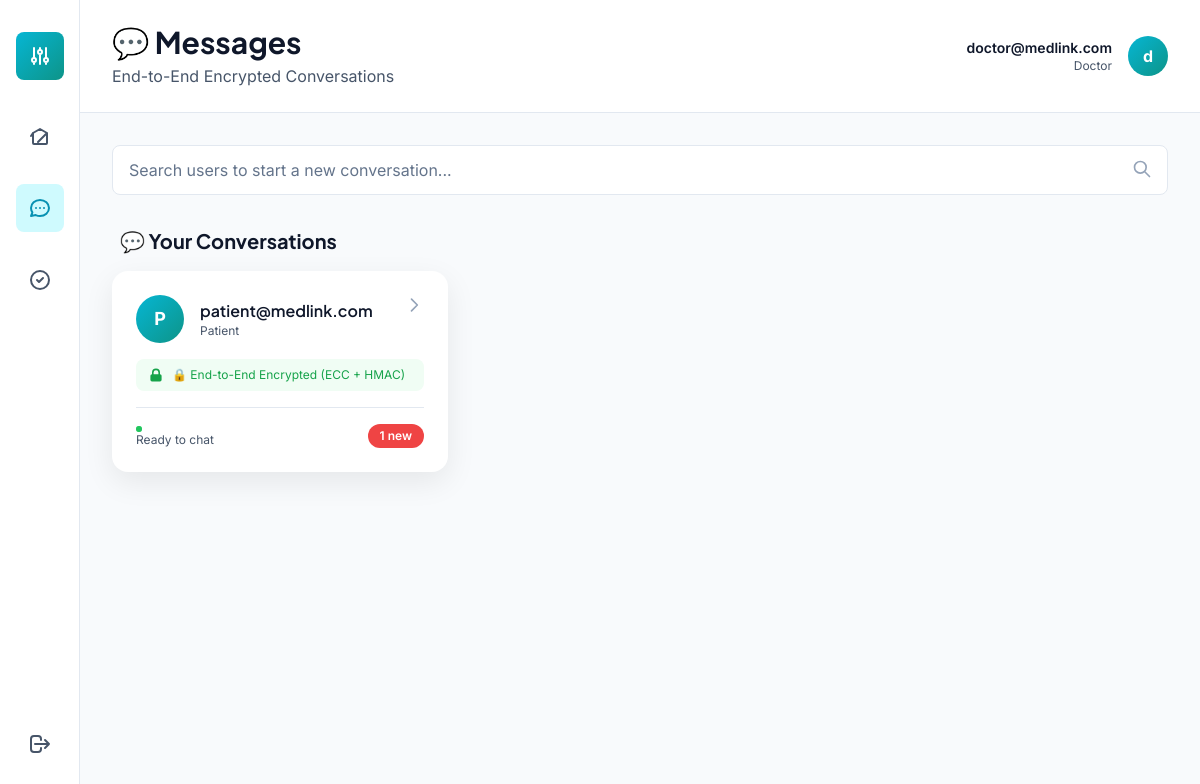
Page /chat-list (signed in) on the committed database.
### models.py (models this page shows, shortened)
class User(db.Model):
    __tablename__ = 'users'
    id = db.Column(db.Integer, primary_key=True)
    username = db.Column(db.String(120), unique=True, nullable=False, index=True)
    role = db.Column(db.String(20), nullable=False)  # 'patient', 'doctor', 'specialist', 'admin'
    password_hash = db.Column(db.String(255), nullable=False)
    encrypted_email = db.Column(db.Text, nullable=True)  # RSA encrypted, only decrypted with private key
    rsa_public_key = db.Column(db.Text, nullable=True)  # JSON: {"e": int, "n": int}
    rsa_private_key = db.Column(db.Text, nullable=True)  # JSON: {"d": int, "n": int} - Stored securely
    ecc_public_key = db.Column(db.Text, nullable=True)  # JSON: {"x": int, "y": int}
    ecc_private_key = db.Column(db.Text, nullable=True)  # JSON: {"k": int} - Stored securely
    public_key = db.Column(db.Text, nullable=True)  # For encryption purposes
    encrypted_profile = db.Column(db.Text, nullable=True)  # Encrypted email/NID
    display_name = db.Column(db.String(120), nullable=True)
    phone = db.Column(db.Text, nullable=True)  # Encrypted
    date_of_birth = db.Column(db.String(20), nullable=True)
    address = db.Column(db.Text, nullable=True)  # Encrypted
    city = db.Column(db.String(100), nullable=True)
    country = db.Column(db.String(100), nullable=True)
    two_fa_enabled = db.Column(db.Boolean, default=False)
    two_fa_challenge = db.Column(db.String(10), nullable=True)
    two_fa_timestamp = db.Column(db.DateTime, nullable=True)
    encrypted_nid = db.Column(db.Text, nullable=True)
    encrypted_blood_group = db.Column(db.Text, nullable=True)
    nid_mac = db.Column(db.String(255), nullable=True)
    license_number = db.Column(db.String(120), nullable=True, index=True)
    license_verified = db.Column(db.Boolean, default=False)
    last_key_rotation = db.Column(db.DateTime, nullable=True)
    is_approved = db.Column(db.Boolean, default=False)  # False for new registrations
    approved_at = db.Column(db.DateTime, nullable=True)
    approved_by_admin_id = db.Column(db.Integer, db.ForeignKey('users.id'), nullable=True)
    created_at = db.Column(db.DateTime, default=datetime.now)
    updated_at = db.Column(db.DateTime, default=datetime.now, onupdate=datetime.now)
    sent_referrals = db.relationship('Referral', foreign_keys='Referral.sender_id', backref='sender', lazy=True)
    received_referrals = db.relationship('Referral', foreign_keys='Referral.receiver_id', backref='receiver', lazy=True)
    sent_messages = db.relationship('Message', foreign_keys='Message.sender_id', backref='sender_msg', lazy=True)
    received_messages = db.relationship('Message', foreign_keys='Message.receiver_id', backref='receiver_msg', lazy=True)

### app.py (the view)
@app.route('/chat-list')
def chat_list():
    if 'user_id' not in session:
        return redirect(url_for('login'))
    current_user_id = session.get('user_id')
    current_user = User.query.get(current_user_id)
    message_senders = db.session.query(User).join(
        Message, Message.sender_id == User.id
    ).filter(Message.receiver_id == current_user_id).distinct().order_by(Message.timestamp.desc()).all()
    seen_ids = set()
    active_users = []
    for user in message_senders:
        if user.id not in seen_ids:
            active_users.append(user)
            seen_ids.add(user.id)
    message_receivers = db.session.query(User).join(
        Message, Message.receiver_id == User.id
    ).filter(Message.sender_id == current_user_id).distinct().all()
    for user in message_receivers:
        if user.id not in seen_ids:
            active_users.append(user)
            seen_ids.add(user.id)
    all_users = User.query.filter(User.id != current_user_id).all()
    active_users_dict = []
    for u in active_users:
        unread_count = Message.query.filter(
            Message.sender_id == u.id,
            Message.receiver_id == current_user_id,
            Message.is_read == False
        ).count()
        active_users_dict.append({
            'id': u.id,
            'username': u.username,
            'role': u.role,
            'message_count': unread_count
        })
    all_users_dict = [{'id': u.id, 'username': u.username, 'role': u.role} for u in all_users]
    return render_template('chat_list.html',
                         active_users=active_users_dict,
                         all_users=all_users_dict,
                         user_name=current_user.username,
                         user_role=current_user.role)

### templates/chat_list.html (shortened to what this page needs)
{% extends "base.html" %} {% block title %}Messages - MedLink{% endblock %} {%
block content %}
<div class="min-h-screen bg-slate-50" style="background-color: #f8fafc">
  <div class="flex h-screen bg-slate-50">
    <div
      class="sidebar w-20 bg-white border-r border-slate-200 flex flex-col items-center py-8 space-y-8 fixed h-screen z-40"
    >
      <a
        href="{{ url_for('dashboard') }}"
        class="flex items-center justify-center w-12 h-12 rounded-lg bg-gradient-to-br from-cyan-500 to-teal-600 hover:shadow-lg transition"
      >
        <svg
          class="w-6 h-6 text-white"
          fill="none"
          stroke="currentColor"
          viewBox="0 0 24 24"
        >
          <path
            stroke-linecap="round"
            stroke-linejoin="round"
            stroke-width="2"
            d="M12 6V4m0 2a2 2 0 100 4m0-4a2 2 0 110 4m-6 8a2 2 0 100-4m0 4a2 2 0 110-4m0 4v2m0-6V4m6 6v10m6-2a2 2 0 100-4m0 4a2 2 0 110-4m0 4v2m0-6V4"
          ></path>
        </svg>
      </a>
      <nav class="flex flex-col space-y-6 flex-1">
        <a
          href="{{ url_for('dashboard') }}"
          class="flex items-center justify-center w-12 h-12 rounded-lg text-slate-600 hover:bg-slate-100 transition"
          title="Home"
        >
          <svg
            class="w-6 h-6"
            fill="none"
            stroke="currentColor"
            viewBox="0 0 24 24"
          >
            <path
              stroke-linecap="round"
              stroke-linejoin="round"
              stroke-width="2"
              d="M3 12l2-3m0 0l7-4 7 4M5 9v10a1 1 0 001 1h12a1 1 0 001-1V9m-9 9l9-9"
            ></path>
          </svg>
        </a>
        <a
          href="{{ url_for('chat_list') }}"
          class="flex items-center justify-center w-12 h-12 rounded-lg bg-cyan-100 text-cyan-600 hover:bg-cyan-200 transition"
          title="Messages"
        >
          <svg
            class="w-6 h-6"
            fill="none"
            stroke="currentColor"
            viewBox="0 0 24 24"
          >
            <path
              stroke-linecap="round"
              stroke-linejoin="round"
              stroke-width="2"
              d="M8 12h.01M12 12h.01M16 12h.01M21 12c0 4.418-4.03 8-9 8a9.863 9.863 0 01-4.255-.949L3 20l1.395-3.72C3.512 15.042 3 13.574 3 12c0-4.418 4.03-8 9-8s9 3.582 9 8z"
            ></path>
          </svg>
        </a>
        <a
          href="#"
          class="flex items-center justify-center w-12 h-12 rounded-lg text-slate-600 hover:bg-slate-100 transition"
          title="Referrals"
        >
          <svg
            class="w-6 h-6"
            fill="none"
            stroke="currentColor"
            viewBox="0 0 24 24"
          >
            <path
              stroke-linecap="round"
              stroke-linejoin="round"
              stroke-width="2"
              d="M9 12l2 2 4-4m6 2a9 9 0 11-18 0 9 9 0 0118 0z"
            ></path>
          </svg>
        </a>
      </nav>
      <a
        href="{{ url_for('logout') }}"
        class="flex items-center justify-center w-12 h-12 rounded-lg text-slate-600 hover:bg-red-100 hover:text-red-600 transition"
        title="Logout"
      >
        <svg
          class="w-6 h-6"
          fill="none"
          stroke="currentColor"
          viewBox="0 0 24 24"
        >
          <path
            stroke-linecap="round"
            stroke-linejoin="round"
            stroke-width="2"
            d="M17 16l4-4m0 0l-4-4m4 4H7m6 4v1a3 3 0 01-3 3H6a3 3 0 01-3-3V7a3 3 0 013-3h4a3 3 0 013 3v1"
          ></path>
        </svg>
      </a>
    </div>
    <div class="flex-1 ml-20 overflow-auto">
      <div class="bg-white border-b border-slate-200 sticky top-0 z-30">
        <div class="px-8 py-6 flex justify-between items-center">
          <div>
            <h1
              class="text-3xl font-bold text-slate-900"
              style="font-family: &quot;Plus Jakarta Sans&quot;, sans-serif"
            >
              💬 Messages
            </h1>
            <p class="text-slate-600 mt-1">
              End-to-End Encrypted Conversations
            </p>
          </div>
          <div class="flex items-center space-x-4">
            <div class="text-right">
              <p class="text-sm font-semibold text-slate-900">
                {{ user_name }}
              </p>
              <p class="text-xs text-slate-600">{{ user_role.capitalize() }}</p>
            </div>
            <div
              class="w-10 h-10 rounded-full bg-gradient-to-br from-cyan-500 to-teal-600 flex items-center justify-center text-white font-bold"
            >
              {{ user_name[0] }}
            </div>
          </div>
        </div>
      </div>
      <div class="px-8 py-8">
        <div class="mb-8">
          <div class="relative">
            <input
              type="text"
              id="searchUsers"
              placeholder="Search users to start a new conversation..."
              class="w-full px-4 py-3 bg-white border border-slate-200 rounded-lg focus:outline-none focus:ring-2 focus:ring-cyan-500 text-slate-900 placeholder-slate-500"
            />
            <svg
              class="absolute right-4 top-3.5 w-5 h-5 text-slate-400"
              fill="none"
              stroke="currentColor"
              viewBox="0 0 24 24"
            >
              <path
                stroke-linecap="round"
                stroke-linejoin="round"
                stroke-width="2"
                d="M21 21l-6-6m2-5a7 7 0 11-14 0 7 7 0 0114 0z"
              ></path>
            </svg>
          </div>
        </div>
        {% if active_users %}
        <div class="mb-8">
          <h2 class="text-xl font-bold text-slate-900 mb-4 px-2">
            💬 Your Conversations
          </h2>
          <div
            class="grid grid-cols-1 md:grid-cols-2 lg:grid-cols-3 gap-6"
            id="activeConversations"
          >
            {% for user in active_users %}
            <a
              href="{{ url_for('chat', user_id=user.id) }}"
              class="card-elevated bg-white rounded-2xl p-6 hover:shadow-lg transition cursor-pointer group"
            >
              <div class="flex items-start justify-between mb-4">
                <div class="flex items-center space-x-4 flex-1">
                  <div
                    class="w-12 h-12 rounded-full bg-gradient-to-br from-cyan-500 to-teal-600 flex items-center justify-center text-white font-bold text-lg"
                  >
                    {{ user.username[0].upper() }}
                  </div>
                  <div>
                    <h3
                      class="font-semibold text-slate-900 group-hover:text-cyan-600 transition"
                    >
                      {{ user.username }}
                    </h3>
                    <p class="text-xs text-slate-600">
                      {{ user.role.capitalize() }}
                    </p>
                  </div>
                </div>
                <svg
                  class="w-5 h-5 text-slate-400 group-hover:text-cyan-600 transition"
                  fill="none"
                  stroke="currentColor"
                  viewBox="0 0 24 24"
                >
                  <path
                    stroke-linecap="round"
                    stroke-linejoin="round"
                    stroke-width="2"
                    d="M9 5l7 7-7 7"
                  ></path>
                </svg>
              </div>
              <div
                class="flex items-center space-x-2 text-xs text-green-600 bg-green-50 rounded-lg px-3 py-2"
              >
                <svg class="w-4 h-4" fill="currentColor" viewBox="0 0 20 20">
                  <path
                    fill-rule="evenodd"
                    d="M5 9V7a5 5 0 0110 0v2a2 2 0 012 2v5a2 2 0 01-2 2H5a2 2 0 01-2-2v-5a2 2 0 012-2zm8-2v2H7V7a3 3 0 016 0z"
                    clip-rule="evenodd"
                  ></path>
                </svg>
                <span>🔒 End-to-End Encrypted (ECC + HMAC)</span>
              </div>
              <div
                class="mt-4 pt-4 border-t border-slate-200 flex items-center justify-between"
              >
                <p class="text-xs text-slate-600">
                  <span
                    class="relative flex h-1.5 w-1.5 mt-0.5 inline-block mr-2"
                  >
                    <span
                      class="relative inline-flex rounded-full h-1.5 w-1.5 bg-green-500"
                    ></span>
                  </span>
                  Ready to chat
                </p>
                {% if user.message_count > 0 %}
                <span
                  class="inline-flex items-center px-3 py-1 rounded-full text-xs font-semibold text-white bg-red-500 animate-pulse"
                >
                  {% if user.message_count == 1 %} {{ user.message_count }} new
                  {% else %} {{ user.message_count }} new {% endif %}
                </span>
                {% endif %}
              </div>
            </a>
            {% endfor %}
          </div>
        </div>
        {% endif %}
      </div>
    </div>
  </div>
</div>
{% endblock %}

### templates/base.html (style rules this page uses)
* { font-family: 'Inter', sans-serif; }
h1, h2, h3, h4, h5, h6 { font-family: 'Plus Jakarta Sans', sans-serif; }
button, a { transition: all 0.3s ease; }
.card-elevated { box-shadow: 0 10px 30px rgba(0, 0, 0, 0.08); transition: all 0.3s ease; }
.sidebar { transition: all 0.3s ease; }

### rows in the picture
User: username "doctor@medlink.com", capitalize "Doctor", username "d"
User: username "P", username "patient@medlink.com", role "Patient", message_count "1"
